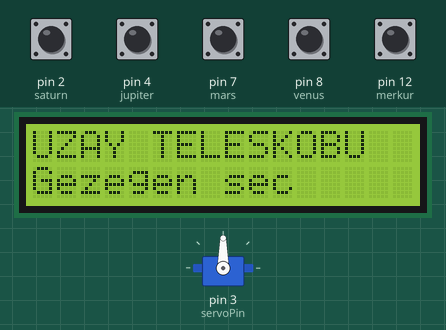
The sketch below on a simulated Arduino Uno, built with avr-gcc and run on an emulated ATmega328P. On the bench: servo, 16×2 character LCD. The test bench sets the inputs (shaded band); at power-on: pin 2 (saturn), pin 4 (jupiter), pin 7 (mars), pin 8 (venus), pin 12 (merkur) HIGH.

Above: at 1.2 s.
1.3 s: pin 2 (saturn) pulled LOW for 0.15 s
At 3.2 s:
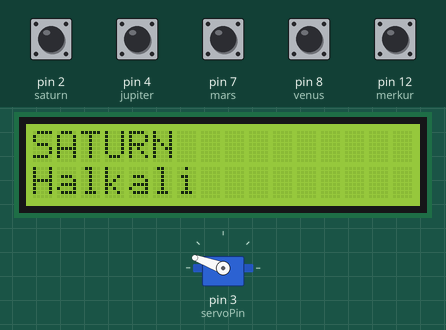
3.8 s: pin 8 (venus) pulled LOW for 0.15 s
At 6.3 s:
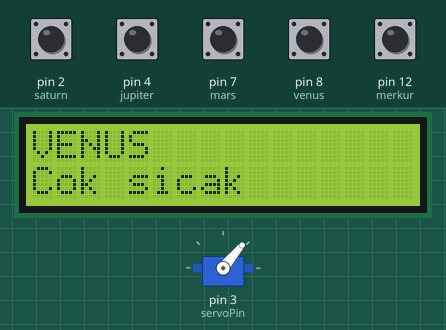
6.5 s: pin 12 (merkur) pulled LOW for 0.15 s
At 7.8 s:
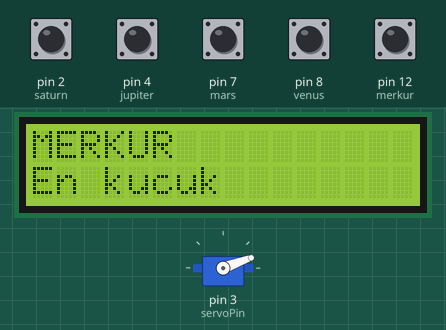
8.8 s: pin 4 (jupiter) pulled LOW for 0.15 s
At 11.3 s:
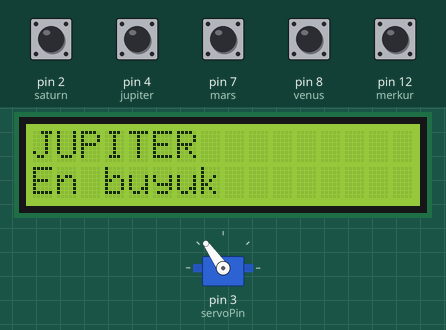
11.5 s: pin 7 (mars) pulled LOW for 0.15 s
At 13.5 s:
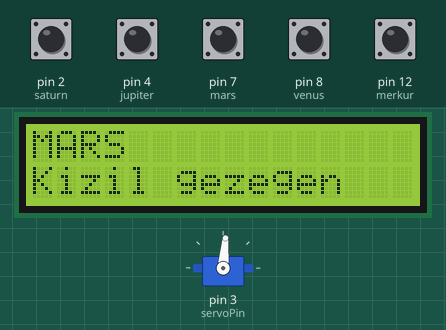
13.9 s: pin 12 (merkur) pulled LOW for 1 s
At 14.07 s:
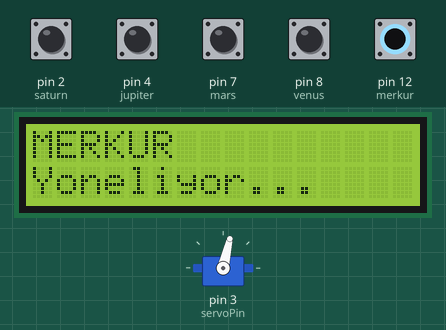
Timing chart, 0 to 16.9 s (numbered marks = the images above; inputs shaded):
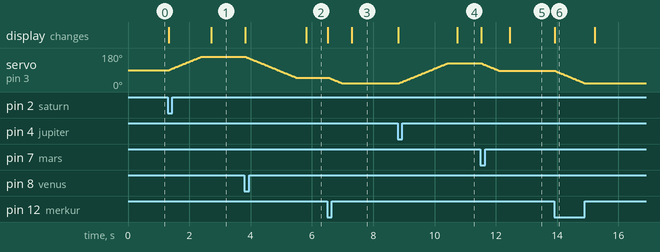

Measured:
- after the input at 1.3 s, servo on pin 3 (servoPin): moves from 90° to 160° over 1.0 s, starting after 0.05 s; the display: first changes at once (image 1 shows a later state)
- after the input at 3.8 s, servo on pin 3 (servoPin): moves from 160° to 50° over 1.6 s, starting after 0.05 s; the display: first changes at once (image 2 shows a later state)
- after the input at 6.5 s, servo on pin 3 (servoPin): moves from 50° to 20° over 0.42 s, starting after 0.05 s; the display: first changes at once (image 3 shows a later state)
- after the input at 8.8 s, servo on pin 3 (servoPin): moves from 20° to 125° over 1.6 s, starting after 0.05 s; the display: first changes at once (image 4 shows a later state)
- after the input at 11.5 s, servo on pin 3 (servoPin): moves from 125° to 85° over 0.57 s, starting after 0.05 s; the display: first changes at once (image 5 shows a later state)
- after the input at 13.9 s, servo on pin 3 (servoPin): moves from 85° to 20° over 0.96 s, starting after 0.05 s; the display: changes at once (image 6)

The sketch:

sketch_oct4a.ino
```cpp
#include <Wire.h>
#include <LiquidCrystal_I2C.h>
#include <Servo.h>

LiquidCrystal_I2C lcd(0x27, 16, 2);
Servo teleskop;

const int merkur  = 12;
const int venus   = 8;
const int mars    = 7;
const int jupiter = 4;
const int saturn  = 2;

const int servoPin = 3;

int mevcutAci = 90;

void setup() {
  pinMode(merkur, INPUT_PULLUP);
  pinMode(venus, INPUT_PULLUP);
  pinMode(mars, INPUT_PULLUP);
  pinMode(jupiter, INPUT_PULLUP);
  pinMode(saturn, INPUT_PULLUP);

  teleskop.attach(servoPin);
  teleskop.write(mevcutAci);

  lcd.init();
  lcd.backlight();

  lcd.setCursor(0, 0);
  lcd.print("UZAY TELESKOBU");
  lcd.setCursor(0, 1);
  lcd.print("Gezegen sec");
}

void loop() {
  if (digitalRead(merkur) == LOW) {
    hedefSec("MERKUR", "En kucuk", 20);
    butonBekle(merkur);
  }

  if (digitalRead(venus) == LOW) {
    hedefSec("VENUS", "Cok sicak", 50);
    butonBekle(venus);
  }

  if (digitalRead(mars) == LOW) {
    hedefSec("MARS", "Kizil gezegen", 85);
    butonBekle(mars);
  }

  if (digitalRead(jupiter) == LOW) {
    hedefSec("JUPITER", "En buyuk", 125);
    butonBekle(jupiter);
  }

  if (digitalRead(saturn) == LOW) {
    hedefSec("SATURN", "Halkali", 160);
    butonBekle(saturn);
  }
}

void hedefSec(String isim, String bilgi, int hedefAci) {
  lcd.clear();
  lcd.setCursor(0, 0);
  lcd.print(isim);

  lcd.setCursor(0, 1);
  lcd.print("Yoneliyor...");

  servoYavasGit(hedefAci);

  delay(300);

  lcd.clear();
  lcd.setCursor(0, 0);
  lcd.print(isim);

  lcd.setCursor(0, 1);
  lcd.print(bilgi);
}

void servoYavasGit(int hedefAci) {
  if (hedefAci > mevcutAci) {
    for (int aci = mevcutAci; aci <= hedefAci; aci++) {
      teleskop.write(aci);
      delay(15);
    }
  } else {
    for (int aci = mevcutAci; aci >= hedefAci; aci--) {
      teleskop.write(aci);
      delay(15);
    }
  }

  mevcutAci = hedefAci;
}

void butonBekle(int pin) {
  delay(30);

  while (digitalRead(pin) == LOW) {
    delay(10);
  }

  delay(30);
}
```
